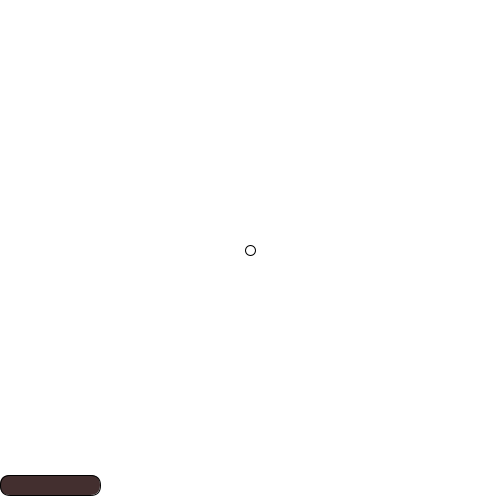
Frame 1 (no input)
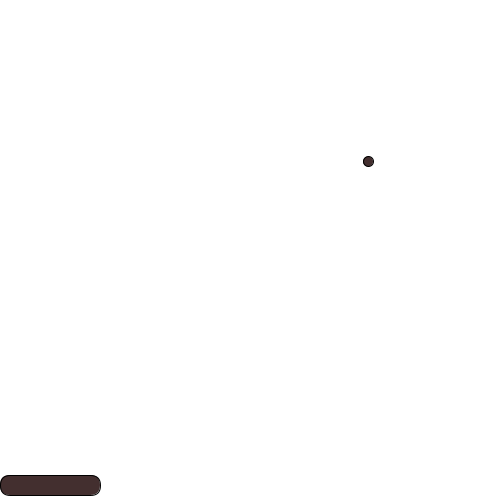
Frame 60 (the mouse pressed at the canvas centre just before this capture)
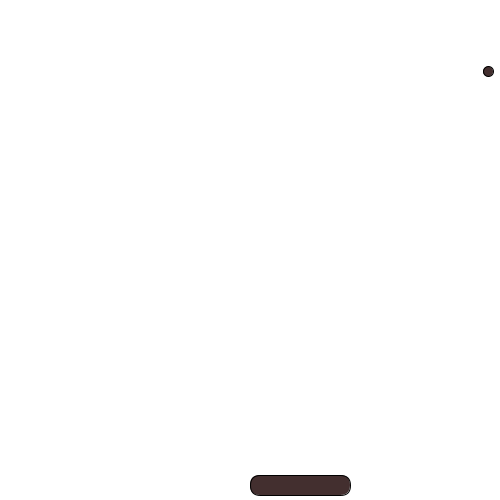
Frame 120 (the mouse held since frame 60 and released just before this capture)

The Processing sketch that drew these frames (run headless with seeded random() and noise(); from frame 60 on, the mouse is pressed at the canvas centre):

// Processing sketch: week04_2_moveBall_Board_mouseX_pmouseX
// ── week04_2_moveBall_Board_mouseX_pmouseX.pde
void setup(){
  size(500,500);
}
float x=250,y=250;
float vx=2.0,vy=-1.5;

void draw(){
  int boardX=mouseX,boardY=475,boardW=100,boardH=20;
  background(255,255,255);
  ellipse(x,y,10,10);
  fill(#432F2F);
  rect(boardX,475,boardW,boardH,10);
  x=x+vx;
  y=y+vy;
  if(x>500)vx=-vx;
  if(y<0)vy*=-1;
  if(x<0)vx*=-1;
  if(  (y>boardY &&y<boardY+boardH) && (x>boardX && x<boardX+boardW)   ){
    vy*=-1;
    vx+=(mouseX-pmouseX)/2;
  }
  if(mousePressed&&mouseButton==LEFT)boardW*=1.001;
  if(mousePressed&&mouseButton==RIGHT)boardW*=0.99;
  
}
